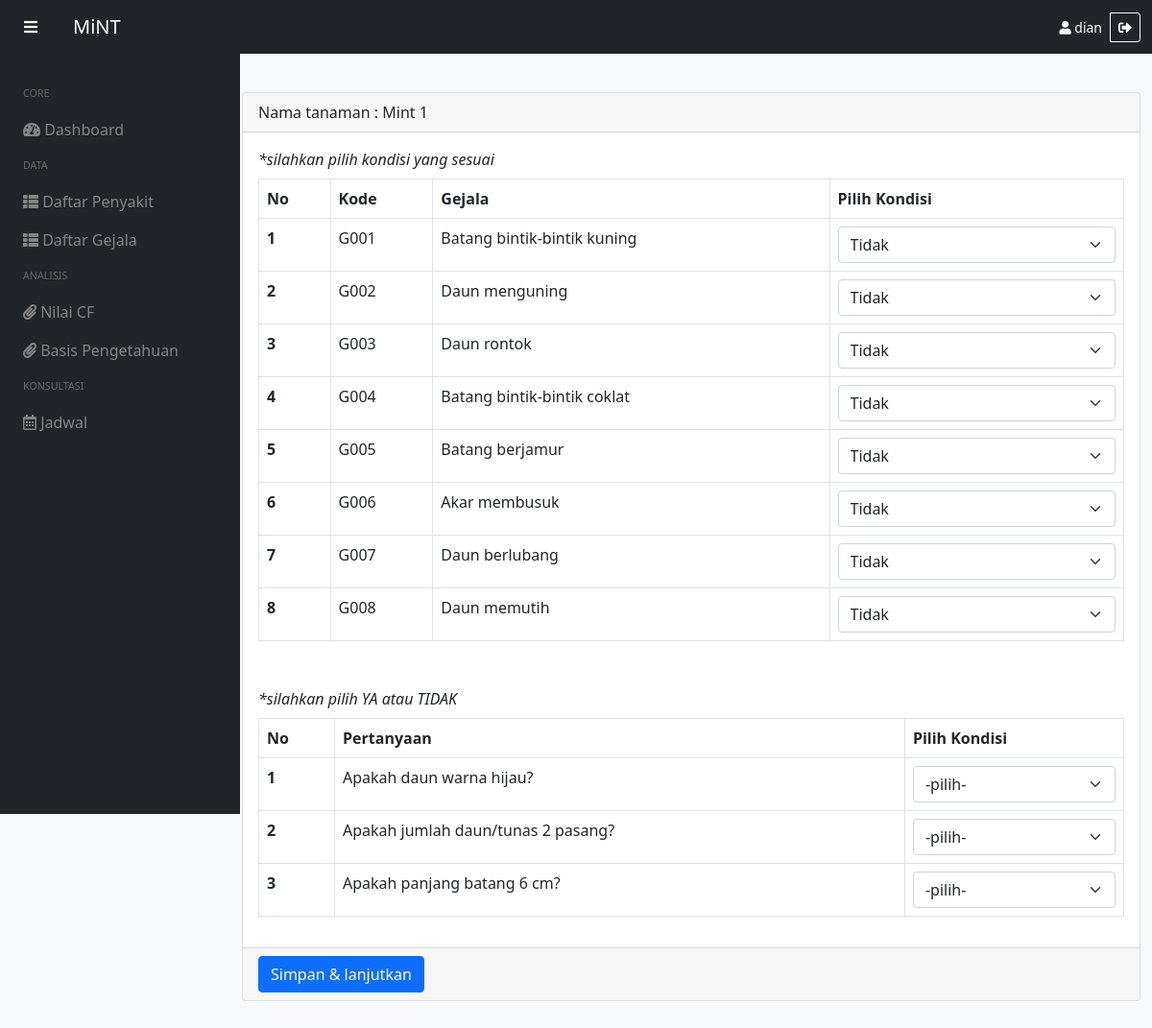
/konsultasi/2/Mint 1/1 (signed in), run on the app's committed database.
### tables this page shows
CREATE TABLE `gejala` (
  `id_gejala` int(255) NOT NULL,
  `kode_gejala` varchar(100) NOT NULL,
  `nama_gejala` varchar(100) NOT NULL,
  `saran_gejala` varchar(255) NOT NULL
);

CREATE TABLE `nutrisi` (
  `id_nutrisi` int(255) NOT NULL,
  `pertanyaan` varchar(255) NOT NULL,
  `minggu` int(10) NOT NULL,
  `kondisi` varchar(10) NOT NULL,
  `keterangan` varchar(255) NOT NULL
);

### app/config/functions.php (called while the page is built, shortened)
<?php
$conn = mysqli_connect("localhost", "root", "", "mint2");
function query($query)
{
    global $conn;
    $result = mysqli_query($conn, $query);
    $rows = [];
    while ($row = mysqli_fetch_assoc($result)) {
        $rows[] = $row;
    }
    return $rows;
}

### app/member/konsultasi.php (the view, shortened to what this page needs)
<?php
$gejala = query("SELECT * FROM gejala ORDER BY kode_gejala");
$nutrisi = query("SELECT * FROM nutrisi WHERE minggu = '$geturl[1]' AND kondisi = 'TIDAK'");
?>
<div id="content" class="container">
    <div class="row mt-5 mb-5">
        <div class="col-sm">
            <form action="" method="POST">
                <div class="card">
                    <div class="card-header">
                        Nama tanaman : <?= $geturl[2]; ?>
                    </div>
                    <div class="card-body">
                        <span class="fst-italic">*silahkan pilih kondisi yang sesuai</span>
                        <div class="table-responsive ">
                            <div class="table-responsive mt-2">
                                <table class="table table-bordered">
                                    <thead>
                                        <tr>
                                            <th scope="col">No</th>
                                            <th scope="col">Kode</th>
                                            <th scope="col">Gejala</th>
                                            <th scope="col">Pilih Kondisi</th>
                                        </tr>
                                    </thead>
                                    <tbody>
                                        <?php $no = 1; ?>
                                        <?php foreach ($gejala as $g) : ?>
                                            <tr>
                                                <th><?= $no; ?></th>
                                                <td><?= $g['kode_gejala']; ?></td>
                                                <td><?= $g['nama_gejala']; ?></td>
                                                <td>
                                                    <select name="gejala[]" class="form-select" aria-label="Default select example">
                                                        <option value="no/0" selected>Tidak</option>
                                                    </select>
                                                </td>
                                            </tr>
                                            <?php $no++ ?>
                                        <?php endforeach; ?>
                                    </tbody>
                                </table>
                            </div>
                        </div>
                    </div>
                    <div class="card-body">
                        <span class="fst-italic">*silahkan pilih YA atau TIDAK</span>
                        <div class="table-responsive mt-2">
                            <table class="table table-bordered">
                                <thead>
                                    <tr>
                                        <th scope="col">No</th>
                                        <th scope="col">Pertanyaan</th>
                                        <th scope="col">Pilih Kondisi</th>
                                    </tr>
                                </thead>
                                <tbody>
                                    <?php $no = 1; ?>
                                    <?php foreach ($nutrisi as $row) : ?>
                                        <tr>
                                            <th><?= $no; ?></th>
                                            <td><?= $row['pertanyaan']; ?></td>
                                            <td>
                                                <select name="kondisi[]" class="form-select" aria-label="Default select example" required>
                                                    <option value="" disabled selected>-pilih-</option>
                                                </select>
                                            </td>
                                        </tr>
                                        <?php $no++ ?>
                                    <?php endforeach; ?>
                                </tbody>
                            </table>
                        </div>
                    </div>
                    <div class="card-footer">
                        <button type="submit" name="submit" class="btn btn-primary">Simpan & lanjutkan</button>
                    </div>
                </div>
            </form>
        </div>
    </div>
</div>

### public/css/style.css (style rules this page uses)
#content { margin-left: 20%; transition: all 0.7s; }

### data on the page
gejala: kode_gejala "G001", nama_gejala "Batang bintik-bintik kuning"
gejala: kode_gejala "G002", nama_gejala "Daun menguning"
gejala: kode_gejala "G003", nama_gejala "Daun rontok"
gejala: kode_gejala "G004", nama_gejala "Batang bintik-bintik coklat"
gejala: kode_gejala "G005", nama_gejala "Batang berjamur"
gejala: kode_gejala "G006", nama_gejala "Akar membusuk"
gejala: kode_gejala "G007", nama_gejala "Daun berlubang"
gejala: kode_gejala "G008", nama_gejala "Daun memutih"
nutrisi: pertanyaan "Apakah daun warna hijau?"
nutrisi: pertanyaan "Apakah jumlah daun/tunas 2 pasang?"
nutrisi: pertanyaan "Apakah panjang batang 6 cm?"

### other printed values
$_SESSION['username'] "dian"
$geturl[2] "Mint 1"
